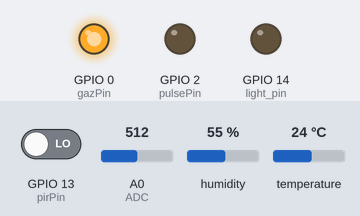
The sketch below on a simulated ESP8266 (NodeMCU). On the bench: output pins drawn as LEDs (lit = HIGH). Inputs (shaded band) come from the test bench; at power-on: GPIO 13 (pirPin) LOW, A0 (ADC) = 512, humidity 55 %, temperature 24 °C. WiFi joins after 1.5 s; servers stay silent unless stated; network time is answered at once with the bench clock; the local clock reads 2024-03-15 10:24:30 at power-on unless the sketch sets it; random numbers use the default seed unless the sketch sets one; what the sketch prints to the serial monitor is not drawn.

Above: at 1.7 s.
At 2.7 s:
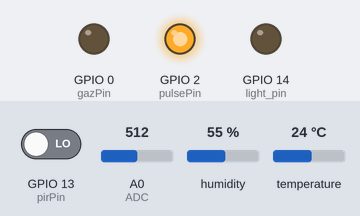
At 35.1 s:
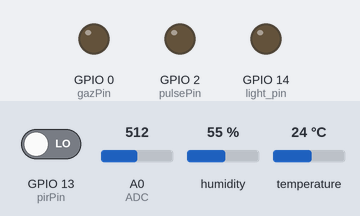
At 68.4 s:
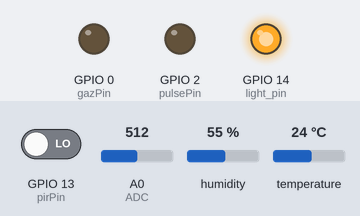
Timing chart, 0 to 85.6 s (numbered marks = the images above):
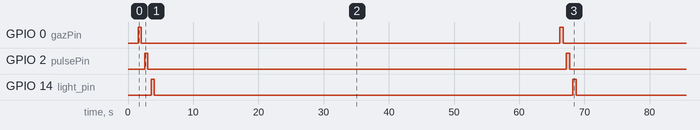

Measured:
- by itself, GPIO 0 (gazPin), GPIO 2 (pulsePin), GPIO 14 (light_pin): alternates HIGH for 0.50 s and LOW for 64.2 s

The sketch:

senzori.ino
```cpp
#define USE_ARDUINO_INTERRUPTS true

#include <PulseSensorPlayground.h>
#include "Adafruit_Si7021.h"
#include <ESP8266WiFi.h>
#include "FirebaseESP8266.h"
#include <NTPClient.h>
#include <WiFiUdp.h>


#define bound 115200
#define light_pin 14
#define pirPin  13                 // PIR Out pin
#define gazPin  0
#define pulsePin 2
#define ADC A0
#define pulseBlink LED_BUILTIN
#define THRESHOLD 550

int pirStat = 0;                // PIR status
float senzor_gaz;
float pulse_signal_bpm;
float light_value;


Adafruit_Si7021 sensorsi = Adafruit_Si7021();
float temperatura;
float umiditate;

PulseSensorPlayground pulseSensor;

#define FIREBASE_HOST "medicalapp-36d7a.firebaseio.com"
#define FIREBASE_AUTH "LsX4OkwTR6Mn9uZunlJFzf0lOPNZEPyaFgr7Opsa"
#define WIFI_SSID "Laviniu"
#define WIFI_PASSWORD "keyboard"

FirebaseData firebaseData;

const String cnp = "27788776674";
const String path = "/Date_Medicale_Senzor";

const int gas_sensor_limit = 70;
const int pulse_higher_limit = 100;
const int pulse_lower_limit = 70;

String Hours;
String Years;
String Gas_Alert;
String Pulse_Alert;

//GMT+3
const long utcOffsetInSeconds = 10800;
//Week Days
String weekDays[ 7 ] = {"Sunday", "Monday", "Tuesday", "Wednesday", "Thursday", "Friday", "Saturday"};
//Month names
String months[ 12 ] ={"January", "February", "March", "April", "May", "June", "July", "August", "September", "October", "November", "December"};

// Define NTP Client to get time
WiFiUDP ntpUDP;
NTPClient timeClient(ntpUDP, "pool.ntp.org", utcOffsetInSeconds);


void setup()
{
  Serial.begin( bound );
  sensorsi.begin();

  pinMode( pirPin, INPUT );
  pinMode( gazPin, OUTPUT );
  pinMode( pulsePin, OUTPUT );
  pinMode( light_pin, OUTPUT );
  pinMode( ADC, INPUT );

  digitalWrite( light_pin, LOW );
  digitalWrite( gazPin, LOW );
  digitalWrite( pulsePin, LOW );
  digitalWrite( light_pin, LOW );

  Serial.print("connecting to ");
  WiFi.begin(WIFI_SSID, WIFI_PASSWORD);
  while (WiFi.status() != WL_CONNECTED) {
    delay(500);
    Serial.print(".");
  }

  timeClient.begin();

  Serial.println("");
  Serial.println("WiFi connected");
  Serial.println("IP address: ");
  Serial.println(WiFi.localIP());

  Firebase.begin(FIREBASE_HOST, FIREBASE_AUTH);
  Firebase.reconnectWiFi(true);

}


void loop()
{

  temperatura = sensorsi.readTemperature();
  umiditate = sensorsi.readHumidity();
  pirStat = digitalRead( pirPin );
  digitalWrite( gazPin, HIGH );
  delay(500);
  senzor_gaz = analogRead( ADC );
  digitalWrite( gazPin, LOW );
  delay(500);
  digitalWrite( pulsePin, HIGH );
  delay(500);
  pulse_signal_bpm = ( analogRead( ADC )/10 ) - rand()%30;

  if( ( pulse_signal_bpm > pulse_higher_limit ) || ( pulse_signal_bpm < pulse_lower_limit ) )
  {
    Pulse_Alert = "Pericol";
  }
  else
  {
    Pulse_Alert = "Parametrii normali";
  }
  digitalWrite( pulsePin, LOW );
  delay(500);
  digitalWrite( light_pin, HIGH );
  delay(500);
  light_value = analogRead( ADC );
  digitalWrite( light_pin, LOW );

  timeClient.update();
  int currentHour = timeClient.getHours();
  int currentMinute = timeClient.getMinutes();

  String HM = String( currentHour ) + ":" + String( currentMinute );

  unsigned long epochTime = timeClient.getEpochTime();
  struct tm *ptm = gmtime ((time_t *)&epochTime);
  int monthDay = ptm->tm_mday;
  int currentMonth = ptm->tm_mon+1;
  int currentYear = ptm->tm_year+1900;

  String currentDate = String(monthDay) + "-" + String(currentMonth) + "-" + String(currentYear);

  Firebase.setFloat(firebaseData, path +  "/" + cnp + "/" + currentDate + "/" + HM + "/Temperatura", temperatura);
  if( temperatura >= 40 )
  {
    Firebase.setString(firebaseData, path +  "/" + cnp + "/" + currentDate + "/" + HM + "/Alerte" + "/Alerta_Temperatura " + "/Situatie",  "Temperatura ridicata");
    Firebase.setString(firebaseData, path +  "/" + cnp + "/" + currentDate + "/" + HM + "/Alerte" + "/Alerta_Temperatura " + "/Rezolvat",  "NU");
  }
  else
  {
    Firebase.setString(firebaseData, path +  "/" + cnp + "/" + currentDate + "/" + HM + "/Alerte" + "/Alerta_Temperatura " + "/Situatie",  "Temperatura normala");
    Firebase.setString(firebaseData, path +  "/" + cnp + "/" + currentDate + "/" + HM + "/Alerte" + "/Alerta_Temperatura " + "/Rezolvat",  "Nu necesita rezolvare");
  }

  if( ( temperatura > 10 ) && ( temperatura < 20 ) )
  {
    if( ( umiditate >= 40 ) && ( umiditate <= 50 ) )
    {
      Firebase.setString(firebaseData, path +  "/" + cnp + "/" + currentDate + "/" + HM + "/Umiditate", "Potrivita" );
      Firebase.setString(firebaseData, path +  "/" + cnp + "/" + currentDate + "/" + HM + "/Alerte" + "/Alerta_Umiditate " + "/Situatie",  "Umiditatea  este in parametrii normali");
      Firebase.setString(firebaseData, path +  "/" + cnp + "/" + currentDate + "/" + HM + "/Alerte" + "/Alerta_Umiditate " + "/Rezolvat",  "Nu necesita rezolvare");
    }
    else
    {
      Firebase.setString(firebaseData, path +  "/" + cnp + "/" + currentDate + "/" + HM + "/Umiditate", "Nepotrivita" );
      Firebase.setString(firebaseData, path +  "/" + cnp + "/" + currentDate + "/" + HM + "/Alerte" + "/Alerta_Umiditate " + "/Situatie",  "Umiditatea nu este in parametrii normali");
      Firebase.setString(firebaseData, path +  "/" + cnp + "/" + currentDate + "/" + HM + "/Alerte" + "/Alerta_Umiditate " + "/Rezolvat",  "NU");
    }
  }
  else if( ( temperatura > 0 ) && ( temperatura < 10 ) )
  {
    if( ( umiditate >= 35 ) && ( umiditate <= 45 ) )
    {
      Firebase.setString(firebaseData, path +  "/" + cnp + "/" + currentDate + "/" + HM + "/Umiditate", "Potrivita" );
      Firebase.setString(firebaseData, path +  "/" + cnp + "/" + currentDate + "/" + HM + "/Alerte" + "/Alerta_Umiditate " + "/Situatie",  "Umiditatea  este in parametrii normali");
      Firebase.setString(firebaseData, path +  "/" + cnp + "/" + currentDate + "/" + HM + "/Alerte" + "/Alerta_Umiditate " + "/Rezolvat",  "Nu necesita rezolvare");
    }
    else
    {
      Firebase.setString(firebaseData, path +  "/" + cnp + "/" + currentDate + "/" + HM + "/Umiditate", "Nepotrivita" );
      Firebase.setString(firebaseData, path +  "/" + cnp + "/" + currentDate + "/" + HM + "/Alerte" + "/Alerta_Umiditate " + "/Situatie",  "Umiditatea nu este in parametrii normali");
      Firebase.setString(firebaseData, path +  "/" + cnp + "/" + currentDate + "/" + HM + "/Alerte" + "/Alerta_Umiditate " + "/Rezolvat",  "NU");
    };
  }
  else if( ( temperatura > -10 ) && ( temperatura < 0 ) )
  {
    if( ( umiditate >= 30 ) && ( umiditate <= 40 ) )
    {
      Firebase.setString(firebaseData, path +  "/" + cnp + "/" + currentDate + "/" + HM + "/Umiditate", "Potrivita" );
      Firebase.setString(firebaseData, path +  "/" + cnp + "/" + currentDate + "/" + HM + "/Alerte" + "/Alerta_Umiditate " + "/Situatie",  "Umiditatea  este in parametrii normali");
      Firebase.setString(firebaseData, path +  "/" + cnp + "/" + currentDate + "/" + HM + "/Alerte" + "/Alerta_Umiditate " + "/Rezolvat",  "Nu necesita rezolvare");
    }
    else
    {
      Firebase.setString(firebaseData, path +  "/" + cnp + "/" + currentDate + "/" + HM + "/Umiditate", "Nepotrivita" );
      Firebase.setString(firebaseData, path +  "/" + cnp + "/" + currentDate + "/" + HM + "/Alerte" + "/Alerta_Umiditate " + "/Situatie",  "Umiditatea nu este in parametrii normali");
      Firebase.setString(firebaseData, path +  "/" + cnp + "/" + currentDate + "/" + HM + "/Alerte" + "/Alerta_Umiditate " + "/Rezolvat",  "NU");
    };
  }
  else if( ( temperatura > 20 ) && ( temperatura < 30 ) )
  {
    if( ( umiditate >= 45 ) && ( umiditate <= 55 ) )
    {
      Firebase.setString(firebaseData, path +  "/" + cnp + "/" + currentDate + "/" + HM + "/Umiditate", "Potrivita" );
      Firebase.setString(firebaseData, path +  "/" + cnp + "/" + currentDate + "/" + HM + "/Alerte" + "/Alerta_Umiditate " + "/Situatie",  "Umiditatea  este in parametrii normali");
      Firebase.setString(firebaseData, path +  "/" + cnp + "/" + currentDate + "/" + HM + "/Alerte" + "/Alerta_Umiditate " + "/Rezolvat",  "Nu necesita rezolvare");
    }
    else
    {
      Firebase.setString(firebaseData, path +  "/" + cnp + "/" + currentDate + "/" + HM + "/Umiditate", "Nepotrivita" );
      Firebase.setString(firebaseData, path +  "/" + cnp + "/" + currentDate + "/" + HM + "/Alerte" + "/Alerta_Umiditate " + "/Situatie",  "Umiditatea nu este in parametrii normali");
      Firebase.setString(firebaseData, path +  "/" + cnp + "/" + currentDate + "/" + HM + "/Alerte" + "/Alerta_Umiditate " + "/Rezolvat",  "NU");
    };
  }
  Firebase.setInt(firebaseData, path +  "/" + cnp + "/" + currentDate + "/" + HM + "/Activitate", pirStat);


  if( light_value < 10 )
  {
    Firebase.setString(firebaseData, path +  "/" + cnp + "/" + currentDate + "/" + HM + "/Lumina", "Intuneric" );
  }
  else if( ( light_value >= 10 ) && ( light_value < 200 ) )
  {
    Firebase.setString(firebaseData, path +  "/" + cnp + "/" + currentDate + "/" + HM + "/Lumina", "Intunecos" );
  }
  else if( ( light_value >= 200 ) && ( light_value < 500 ) )
  {
    Firebase.setString(firebaseData, path +  "/" + cnp + "/" + currentDate + "/" + HM + "/Lumina", "Lumina" );
  }
  else if( ( light_value >= 500 ) && ( light_value < 800 ) )
  {
    Firebase.setString(firebaseData, path +  "/" + cnp + "/" + currentDate + "/" + HM + "/Lumina", "Luminos" );
  }
  else
  {
    Firebase.setString(firebaseData, path +  "/" + cnp + "/" + currentDate + "/" + HM + "/Lumina", " Foarte luminos" );
  }


  if( senzor_gaz > gas_sensor_limit )
  {
    Firebase.setString(firebaseData, path +  "/" + cnp + "/" + currentDate + "/" + HM + "/Gaz", "Pericol, scurgeri de gaz." );
    Gas_Alert = "Pericol";
  }
  else
  {
    Firebase.setString(firebaseData, path +  "/" + cnp + "/" + currentDate + "/" + HM + "/Gaz", "Nu sunt scurgeri de gaz." );
    Gas_Alert = "Parametrii normali";
  }
  Firebase.setString(firebaseData, path +  "/" + cnp + "/" + currentDate + "/" + HM + "/Alerte" + "/Alerta_Gaz " + "/Situatie",  Gas_Alert);

  if( Gas_Alert.equals( "Pericol" ) )
  {
    Firebase.setString(firebaseData, path +  "/" + cnp + "/" + currentDate + "/" + HM + "/Alerte" + "/Alerta_Gaz " + "/Rezolvat",  "NU");
  }
  else
  {
    Firebase.setString(firebaseData, path +  "/" + cnp + "/" + currentDate + "/" + HM + "/Alerte" + "/Alerta_Gaz " + "/Rezolvat",  "Nu necesita rezolvare");
  }

  Firebase.setFloat(firebaseData, path + "/" + cnp + "/" + currentDate + "/" + HM + "/Pulse", pulse_signal_bpm );
  Firebase.setString(firebaseData, path +  "/" + cnp + "/" + currentDate + "/" + HM + "/Alerte" + "/Alerta_Puls " + "/Situatie", Pulse_Alert);

  if( Pulse_Alert.equals( "Pericol" ) )
  {
    Firebase.setString(firebaseData, path +  "/" + cnp + "/" + currentDate + "/" + HM + "/Alerte" + "/Alerta_Puls " + "/Rezolvat", "NU");
  }
  else
  {
    Firebase.setString(firebaseData, path +  "/" + cnp + "/" + currentDate + "/" + HM + "/Alerte" + "/Alerta_Puls " + "/Rezolvat", "Nu necesita rezolvare");
  }

  delay(60000);

}
```
